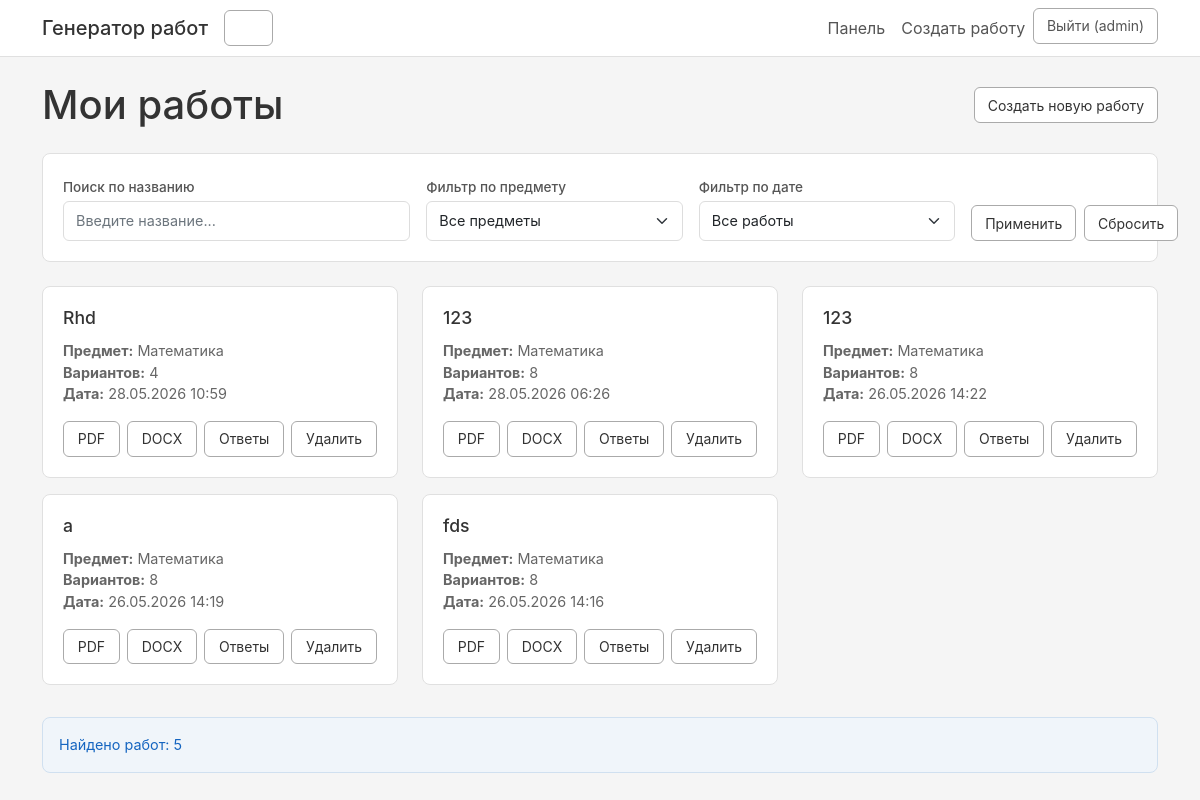
The page /dashboard/ (signed in) on the database its author committed.
### generator/models.py (models this page shows, shortened)
class GeneratedWork(models.Model):
    id = models.UUIDField(primary_key=True, default=uuid.uuid4, editable=False)
    title = models.CharField(max_length=300, verbose_name="Название")
    subject = models.ForeignKey(Subject, on_delete=models.CASCADE, verbose_name="Предмет")
    topics = models.ManyToManyField(Topic, verbose_name="Темы")
    variant_count = models.IntegerField(default=4, verbose_name="Количество вариантов")
    created_by = models.ForeignKey(User, on_delete=models.CASCADE, verbose_name="Создатель")
    created_at = models.DateTimeField(auto_now_add=True, verbose_name="Дата создания")
    pdf_file = models.FileField(upload_to='works/', null=True, blank=True, verbose_name="PDF файл")
    answers_file = models.FileField(upload_to='answers/', null=True, blank=True, verbose_name="PDF с ответами")
    docx_file = models.FileField(upload_to='docx/', null=True, blank=True, verbose_name="DOCX файл")
    class Meta:
        verbose_name = "Сгенерированная работа"
        verbose_name_plural = "Сгенерированные работы"
        ordering = ['-created_at']

class Subject(models.Model):
    name = models.CharField(max_length=200, verbose_name="Название")
    description = models.TextField(blank=True, verbose_name="Описание")
    created_by = models.ForeignKey(User, on_delete=models.CASCADE, verbose_name="Создатель")
    created_at = models.DateTimeField(auto_now_add=True, verbose_name="Дата создания")
    class Meta:
        verbose_name = "Предмет"
        verbose_name_plural = "Предметы"

### generator/views.py (the view)
# urls.py: path('dashboard/', views.dashboard, name='dashboard'),
@login_required
def dashboard(request):
    works = GeneratedWork.objects.filter(created_by=request.user).order_by('-created_at')
    search_query = request.GET.get('search', '')
    if search_query:
        works = works.filter(title__icontains=search_query)
    subject_filter = request.GET.get('subject', '')
    if subject_filter and subject_filter != 'all':
        works = works.filter(subject_id=subject_filter)
    date_filter = request.GET.get('date_filter', '')
    today = datetime.now().date()
    if date_filter == 'today':
        works = works.filter(created_at__date=today)
    elif date_filter == 'week':
        week_ago = today - timedelta(days=7)
        works = works.filter(created_at__date__gte=week_ago)
    elif date_filter == 'month':
        month_ago = today - timedelta(days=30)
        works = works.filter(created_at__date__gte=month_ago)
    subjects = Subject.objects.all()
    context = {
        'works': works,
        'subjects': subjects,
        'search_query': search_query,
        'subject_filter': subject_filter,
        'date_filter': date_filter,
    }
    return render(request, 'dashboard.html', context)

### templates/dashboard.html (shortened to what this page needs)
{% extends 'base.html' %}
{% block content %}
<div class="d-flex justify-content-between align-items-center mb-4">
    <h1 class="mb-0">Мои работы</h1>
    <a href="{% url 'generate_form' %}" class="btn" style="background-color: #fff; border: 1px solid #aaa; border-radius: 6px; color: #333; text-decoration: none; padding: 0.4rem 0.8rem;">Создать новую работу</a>
</div>
<div class="card mb-4">
    <div class="card-body">
        <form method="get" class="row g-3">
            <div class="col-md-4">
                <label class="form-label">Поиск по названию</label>
                <input type="text" name="search" class="form-control" placeholder="Введите название..." value="{{ search_query }}">
            </div>
            <div class="col-md-3">
                <label class="form-label">Фильтр по предмету</label>
                <select name="subject" class="form-select">
                    <option value="all">Все предметы</option>
                </select>
            </div>
            <div class="col-md-3">
                <label class="form-label">Фильтр по дате</label>
                <select name="date_filter" class="form-select">
                    <option value="">Все работы</option>
                </select>
            </div>
            <div class="col-md-2 d-flex align-items-end">
                <button type="submit" class="btn" style="background-color: #fff; border: 1px solid #aaa; border-radius: 6px; width: 100%;">Применить</button>
                <a href="{% url 'dashboard' %}" class="btn ms-2" style="background-color: #fff; border: 1px solid #aaa; border-radius: 6px;">Сбросить</a>
            </div>
        </form>
    </div>
</div>
{% if works %}
    <div class="row">
        {% for work in works %}
            <div class="col-md-4 mb-3">
                <div class="card">
                    <div class="card-body">
                        <h5 class="card-title">{{ work.title }}</h5>
                        <p class="card-text">
                            <strong>Предмет:</strong> {{ work.subject.name }}<br>
                            <strong>Вариантов:</strong> {{ work.variant_count }}<br>
                            <strong>Дата:</strong> {{ work.created_at|date:"d.m.Y H:i" }}
                        </p>
                        <div class="btn-group" role="group" style="display: flex; flex-wrap: wrap; gap: 0.5rem;">
                            {% if work.pdf_file %}
                                <a href="{{ work.pdf_file.url }}" class="btn" style="background-color: #fff; border: 1px solid #aaa; border-radius: 6px; color: #333; text-decoration: none; padding: 0.4rem 0.8rem; font-size: 0.875rem;" download>PDF</a>
                            {% endif %}
                            {% if work.docx_file %}
                                <a href="{{ work.docx_file.url }}" class="btn" style="background-color: #fff; border: 1px solid #aaa; border-radius: 6px; color: #333; text-decoration: none; padding: 0.4rem 0.8rem; font-size: 0.875rem;" download>DOCX</a>
                            {% endif %}
                            {% if work.answers_file %}
                                <a href="{{ work.answers_file.url }}" class="btn" style="background-color: #fff; border: 1px solid #aaa; border-radius: 6px; color: #333; text-decoration: none; padding: 0.4rem 0.8rem; font-size: 0.875rem;" download>Ответы</a>
                            {% endif %}
                            <button class="btn" style="background-color: #fff; border: 1px solid #aaa; border-radius: 6px; color: #333; padding: 0.4rem 0.8rem; font-size: 0.875rem; cursor: pointer;" data-bs-toggle="modal" data-bs-target="#deleteModal" data-work-id="{{ work.id }}" data-work-title="{{ work.title }}">Удалить</button>
                        </div>
                    </div>
                </div>
            </div>
        {% endfor %}
    </div>
    <div class="alert alert-info mt-3">
        Найдено работ: {{ works|length }}
    </div>
{% endif %}
{% endblock %}

### templates/base.html (shortened to what this page needs)
<!DOCTYPE html>
<html lang="ru">
<head>
    <link href="https://cdn.jsdelivr.net/npm/bootstrap@5.1.3/dist/css/bootstrap.min.css" rel="stylesheet">
    {% load static %}
    <link rel="stylesheet" href="{% static 'css/style.css' %}">
</head>
<body>
    <nav class="navbar navbar-expand-lg" style="background-color: #fff; border-bottom: 1px solid #e0e0e0;">
        <div class="container">
            <a class="navbar-brand" href="{% url 'index' %}" style="font-weight: 500; color: #333;">Генератор работ</a>
            <button class="navbar-toggler" type="button" data-bs-toggle="collapse" data-bs-target="#navbarNav">
                <span class="navbar-toggler-icon"></span>
            </button>
            <div class="collapse navbar-collapse" id="navbarNav">
                <ul class="navbar-nav ms-auto">
                    {% if user.is_authenticated %}
                        <li class="nav-item">
                            <a class="nav-link" href="{% url 'dashboard' %}" style="color: #555;">Панель</a>
                        </li>
                        <li class="nav-item">
                            <a class="nav-link" href="{% url 'generate_form' %}" style="color: #555;">Создать работу</a>
                        </li>
                        <li class="nav-item">
                            <form action="{% url 'logout' %}" method="post" style="display: inline; margin: 0; padding: 0;">
                                <button type="submit" class="nav-link" style="display: inline-block; background: none; border: none; padding: 0.5rem 0; margin: 0; cursor: pointer; color: #555;">Выйти ({{ user.username }})</button>
                            </form>
                        </li>
                    {% endif %}
                </ul>
            </div>
        </div>
    </nav>
    <main class="container mt-4">
        {% block content %}
        {% endblock %}
    </main>
</body>
</html>

### static/css/style.css (style rules this page uses)
body { background-color: #f5f5f5; font-family: -apple-system, BlinkMacSystemFont, "Segoe UI", Roboto, "Helvetica Neue", Arial, sans-serif; color: #333; line-height: 1.5; }
.navbar { background-color: #fff; border-bottom: 1px solid #d0d0d0; box-shadow: none; }
.navbar-brand { font-weight: 500; font-size: 1.25rem; color: #333 !important; }
.nav-link { color: #555 !important; font-weight: 400; }
.card { background-color: #fff; border: 1px solid #e0e0e0; border-radius: 8px; box-shadow: none; }
.card-body { padding: 1.25rem; }
.card-title { font-size: 1.1rem; font-weight: 500; margin-bottom: 0.75rem; color: #333; }
.card-text { color: #666; font-size: 0.9rem; }
button, a.btn, .btn, .btn-primary, .btn-success, .btn-secondary, .btn-danger, .btn-info, .btn-warning, input[type="submit"], .modal-footer .btn, .btn-group .btn { background-color: #ffffff !important; border: 1px solid #aaaaaa !important; border-radius: 6px !important; font-weight: 400 !important; padding: 0.4rem 0.8rem !important; font-size: 0.875rem !important; color: #333333 !important; text-decoration: none !important; display: inline-block !important; cursor: pointer !important; transition: none !important; }
.form-control, .form-select { border: 1px solid #ddd; border-radius: 6px; padding: 0.5rem 0.75rem; font-size: 0.9rem; background-color: #fff; }
.form-label { font-weight: 500; font-size: 0.85rem; margin-bottom: 0.25rem; color: #555; }
.alert { border-radius: 8px; border: 1px solid #eaeaea; font-size: 0.9rem; background-color: #fafafa; color: #333; }
.alert-info { background-color: #f0f5fa; border-color: #d0e0f0; color: #1565c0; }
.btn-group { display: flex; flex-wrap: wrap; gap: 0.5rem; }
.btn-group .btn { margin-right: 0 !important; }

### rows shown on the page
GeneratedWork: title "Rhd", subject.name "Математика", variant_count "4", created_at "28.05.2026 10:59"
GeneratedWork: title "123", subject.name "Математика", variant_count "8", created_at "28.05.2026 06:26"
GeneratedWork: title "123", subject.name "Математика", variant_count "8", created_at "26.05.2026 14:22"
GeneratedWork: title "а", subject.name "Математика", variant_count "8", created_at "26.05.2026 14:19"
GeneratedWork: title "fds", subject.name "Математика", variant_count "8", created_at "26.05.2026 14:16"

### other values the page prints
{{ user.username }} "admin"
{{ works|length }} "5"
